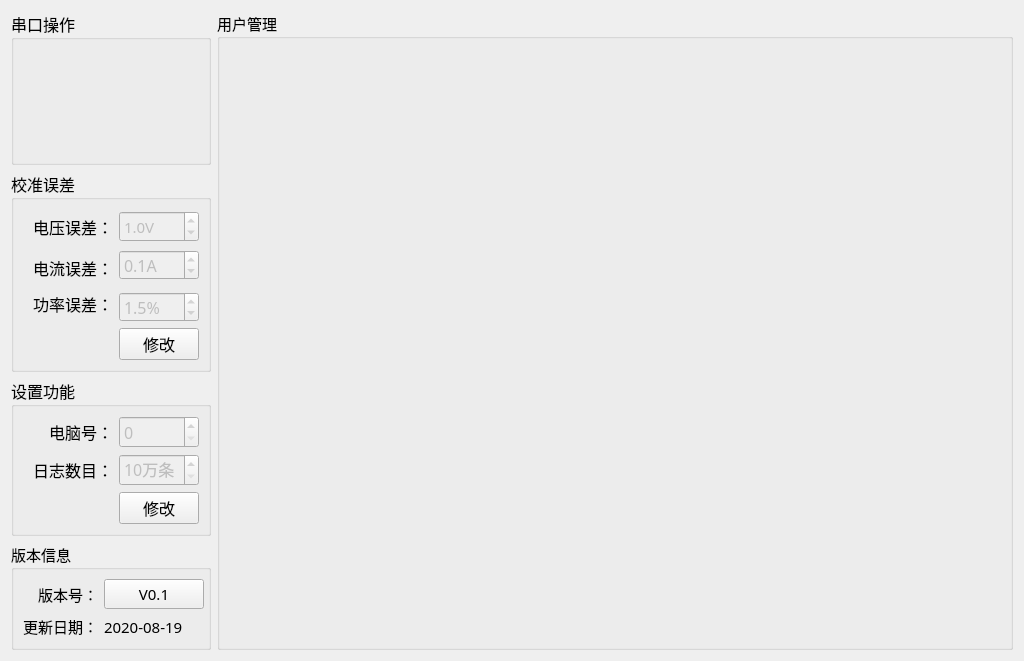
<?xml version="1.0" encoding="UTF-8"?>
<ui version="4.0">
 <class>Setup_MainWid</class>
 <widget class="QWidget" name="Setup_MainWid">
  <property name="geometry">
   <rect>
    <x>0</x>
    <y>0</y>
    <width>1024</width>
    <height>661</height>
   </rect>
  </property>
  <property name="font">
   <font>
    <family>微软雅黑</family>
    <pointsize>11</pointsize>
   </font>
  </property>
  <property name="windowTitle">
   <string>Form</string>
  </property>
  <layout class="QGridLayout" name="gridLayout_6">
   <item row="0" column="0">
    <widget class="QGroupBox" name="groupBox_3">
     <property name="minimumSize">
      <size>
       <width>0</width>
       <height>80</height>
      </size>
     </property>
     <property name="maximumSize">
      <size>
       <width>200</width>
       <height>220</height>
      </size>
     </property>
     <property name="font">
      <font>
       <family>微软雅黑</family>
       <pointsize>12</pointsize>
      </font>
     </property>
     <property name="title">
      <string>串口操作</string>
     </property>
     <layout class="QGridLayout" name="gridLayout">
      <item row="0" column="0">
       <widget class="QWidget" name="comWid" native="true">
        <property name="minimumSize">
         <size>
          <width>0</width>
          <height>70</height>
         </size>
        </property>
       </widget>
      </item>
      <item row="1" column="0">
       <widget class="QWidget" name="sourceWid" native="true">
        <property name="minimumSize">
         <size>
          <width>0</width>
          <height>70</height>
         </size>
        </property>
       </widget>
      </item>
     </layout>
    </widget>
   </item>
   <item row="0" column="1" rowspan="4">
    <widget class="QGroupBox" name="groupBox_5">
     <property name="title">
      <string>用户管理</string>
     </property>
     <layout class="QGridLayout" name="gridLayout_4">
      <item row="0" column="0">
       <widget class="QStackedWidget" name="stackedWid"/>
      </item>
     </layout>
    </widget>
   </item>
   <item row="1" column="0">
    <widget class="QGroupBox" name="groupBox_4">
     <property name="maximumSize">
      <size>
       <width>200</width>
       <height>240</height>
      </size>
     </property>
     <property name="font">
      <font>
       <family>微软雅黑</family>
       <pointsize>12</pointsize>
      </font>
     </property>
     <property name="title">
      <string>校准误差</string>
     </property>
     <layout class="QGridLayout" name="gridLayout_3">
      <item row="0" column="1">
       <widget class="QLabel" name="label_10">
        <property name="minimumSize">
         <size>
          <width>0</width>
          <height>35</height>
         </size>
        </property>
        <property name="text">
         <string>电压误差：</string>
        </property>
        <property name="alignment">
         <set>Qt::AlignRight|Qt::AlignTrailing|Qt::AlignVCenter</set>
        </property>
       </widget>
      </item>
      <item row="0" column="2">
       <widget class="QDoubleSpinBox" name="volErrBox">
        <property name="enabled">
         <bool>false</bool>
        </property>
        <property name="minimumSize">
         <size>
          <width>0</width>
          <height>30</height>
         </size>
        </property>
        <property name="font">
         <font>
          <family>微软雅黑</family>
          <pointsize>11</pointsize>
         </font>
        </property>
        <property name="layoutDirection">
         <enum>Qt::LeftToRight</enum>
        </property>
        <property name="styleSheet">
         <string notr="true"/>
        </property>
        <property name="buttonSymbols">
         <enum>QAbstractSpinBox::UpDownArrows</enum>
        </property>
        <property name="correctionMode">
         <enum>QAbstractSpinBox::CorrectToPreviousValue</enum>
        </property>
        <property name="suffix">
         <string>V</string>
        </property>
        <property name="decimals">
         <number>1</number>
        </property>
        <property name="maximum">
         <double>2.000000000000000</double>
        </property>
        <property name="value">
         <double>1.000000000000000</double>
        </property>
       </widget>
      </item>
      <item row="1" column="0" rowspan="2" colspan="2">
       <widget class="QLabel" name="label_9">
        <property name="minimumSize">
         <size>
          <width>0</width>
          <height>35</height>
         </size>
        </property>
        <property name="text">
         <string>电流误差：</string>
        </property>
        <property name="alignment">
         <set>Qt::AlignRight|Qt::AlignTrailing|Qt::AlignVCenter</set>
        </property>
       </widget>
      </item>
      <item row="1" column="2">
       <widget class="QDoubleSpinBox" name="curErrBox">
        <property name="enabled">
         <bool>false</bool>
        </property>
        <property name="minimumSize">
         <size>
          <width>0</width>
          <height>30</height>
         </size>
        </property>
        <property name="prefix">
         <string/>
        </property>
        <property name="suffix">
         <string>A</string>
        </property>
        <property name="decimals">
         <number>1</number>
        </property>
        <property name="maximum">
         <double>1.000000000000000</double>
        </property>
        <property name="singleStep">
         <double>0.100000000000000</double>
        </property>
        <property name="value">
         <double>0.100000000000000</double>
        </property>
       </widget>
      </item>
      <item row="2" column="1" rowspan="2">
       <widget class="QLabel" name="label_11">
        <property name="minimumSize">
         <size>
          <width>0</width>
          <height>35</height>
         </size>
        </property>
        <property name="text">
         <string>功率误差：</string>
        </property>
        <property name="alignment">
         <set>Qt::AlignRight|Qt::AlignTrailing|Qt::AlignVCenter</set>
        </property>
       </widget>
      </item>
      <item row="3" column="2">
       <widget class="QDoubleSpinBox" name="powErrBox">
        <property name="enabled">
         <bool>false</bool>
        </property>
        <property name="minimumSize">
         <size>
          <width>0</width>
          <height>30</height>
         </size>
        </property>
        <property name="prefix">
         <string/>
        </property>
        <property name="suffix">
         <string>%</string>
        </property>
        <property name="decimals">
         <number>1</number>
        </property>
        <property name="minimum">
         <double>0.000000000000000</double>
        </property>
        <property name="maximum">
         <double>10.000000000000000</double>
        </property>
        <property name="singleStep">
         <double>0.500000000000000</double>
        </property>
        <property name="value">
         <double>1.500000000000000</double>
        </property>
       </widget>
      </item>
      <item row="4" column="1">
       <spacer name="horizontalSpacer">
        <property name="orientation">
         <enum>Qt::Horizontal</enum>
        </property>
        <property name="sizeHint" stdset="0">
         <size>
          <width>96</width>
          <height>20</height>
         </size>
        </property>
       </spacer>
      </item>
      <item row="4" column="2">
       <widget class="QPushButton" name="saveBtn">
        <property name="text">
         <string>修改</string>
        </property>
       </widget>
      </item>
     </layout>
    </widget>
   </item>
   <item row="2" column="0">
    <widget class="QGroupBox" name="groupBox_2">
     <property name="minimumSize">
      <size>
       <width>0</width>
       <height>0</height>
      </size>
     </property>
     <property name="maximumSize">
      <size>
       <width>200</width>
       <height>16777215</height>
      </size>
     </property>
     <property name="font">
      <font>
       <family>微软雅黑</family>
       <pointsize>12</pointsize>
      </font>
     </property>
     <property name="title">
      <string>设置功能</string>
     </property>
     <layout class="QGridLayout" name="gridLayout_5">
      <item row="0" column="0">
       <widget class="QLabel" name="label_16">
        <property name="text">
         <string>电脑号：</string>
        </property>
        <property name="alignment">
         <set>Qt::AlignRight|Qt::AlignTrailing|Qt::AlignVCenter</set>
        </property>
       </widget>
      </item>
      <item row="0" column="1">
       <widget class="QSpinBox" name="pcNumSpin">
        <property name="enabled">
         <bool>false</bool>
        </property>
        <property name="styleSheet">
         <string notr="true"/>
        </property>
        <property name="maximum">
         <number>2</number>
        </property>
       </widget>
      </item>
      <item row="1" column="0">
       <widget class="QLabel" name="label_15">
        <property name="text">
         <string>日志数目：</string>
        </property>
        <property name="alignment">
         <set>Qt::AlignRight|Qt::AlignTrailing|Qt::AlignVCenter</set>
        </property>
       </widget>
      </item>
      <item row="1" column="1">
       <widget class="QSpinBox" name="logCountSpin">
        <property name="enabled">
         <bool>false</bool>
        </property>
        <property name="suffix">
         <string>万条</string>
        </property>
        <property name="minimum">
         <number>10</number>
        </property>
       </widget>
      </item>
      <item row="2" column="0">
       <spacer name="horizontalSpacer_2">
        <property name="orientation">
         <enum>Qt::Horizontal</enum>
        </property>
        <property name="sizeHint" stdset="0">
         <size>
          <width>92</width>
          <height>20</height>
         </size>
        </property>
       </spacer>
      </item>
      <item row="2" column="1">
       <widget class="QPushButton" name="pcBtn">
        <property name="text">
         <string>修改</string>
        </property>
       </widget>
      </item>
     </layout>
    </widget>
   </item>
   <item row="3" column="0">
    <widget class="QGroupBox" name="groupBox">
     <property name="maximumSize">
      <size>
       <width>200</width>
       <height>140</height>
      </size>
     </property>
     <property name="title">
      <string>版本信息</string>
     </property>
     <layout class="QGridLayout" name="gridLayout_2">
      <item row="1" column="2">
       <widget class="QLabel" name="label_date">
        <property name="text">
         <string>2020-08-19</string>
        </property>
       </widget>
      </item>
      <item row="0" column="0">
       <widget class="QLabel" name="label">
        <property name="text">
         <string>版本号：</string>
        </property>
        <property name="alignment">
         <set>Qt::AlignRight|Qt::AlignTrailing|Qt::AlignVCenter</set>
        </property>
       </widget>
      </item>
      <item row="1" column="0">
       <widget class="QLabel" name="label_3">
        <property name="text">
         <string>更新日期：</string>
        </property>
        <property name="alignment">
         <set>Qt::AlignRight|Qt::AlignTrailing|Qt::AlignVCenter</set>
        </property>
       </widget>
      </item>
      <item row="0" column="2">
       <widget class="QPushButton" name="verBtn">
        <property name="minimumSize">
         <size>
          <width>100</width>
          <height>30</height>
         </size>
        </property>
        <property name="text">
         <string>V0.1</string>
        </property>
       </widget>
      </item>
     </layout>
    </widget>
   </item>
  </layout>
 </widget>
 <resources/>
 <connections/>
</ui>
